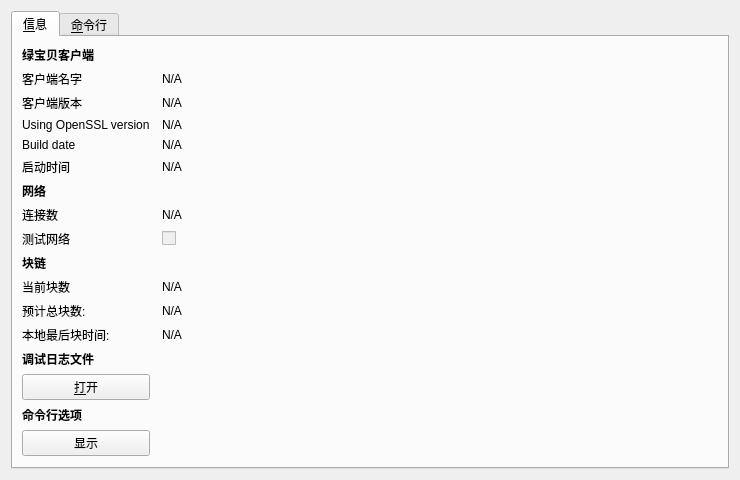
<?xml version="1.0" encoding="UTF-8"?>
<ui version="4.0">
 <class>RPCConsole</class>
 <widget class="QDialog" name="RPCConsole">
  <property name="geometry">
   <rect>
    <x>0</x>
    <y>0</y>
    <width>740</width>
    <height>450</height>
   </rect>
  </property>
  <property name="windowTitle">
   <string>Greenpay - Debug window</string>
  </property>
  <layout class="QVBoxLayout" name="verticalLayout_2">
   <item>
    <widget class="QTabWidget" name="tabWidget">
     <property name="currentIndex">
      <number>0</number>
     </property>
     <widget class="QWidget" name="tab_info">
      <attribute name="title">
       <string>&amp;信息</string>
      </attribute>
      <layout class="QGridLayout" name="gridLayout" columnstretch="0,1">
       <property name="horizontalSpacing">
        <number>12</number>
       </property>
       <item row="0" column="0">
        <widget class="QLabel" name="label_9">
         <property name="font">
          <font>
           <weight>75</weight>
           <bold>true</bold>
          </font>
         </property>
         <property name="text">
          <string>绿宝贝客户端</string>
         </property>
        </widget>
       </item>
       <item row="1" column="0">
        <widget class="QLabel" name="label_5">
         <property name="text">
          <string>客户端名字</string>
         </property>
        </widget>
       </item>
       <item row="1" column="1">
        <widget class="QLabel" name="clientName">
         <property name="cursor">
          <cursorShape>IBeamCursor</cursorShape>
         </property>
         <property name="text">
          <string>N/A</string>
         </property>
         <property name="textFormat">
          <enum>Qt::PlainText</enum>
         </property>
         <property name="textInteractionFlags">
          <set>Qt::LinksAccessibleByMouse|Qt::TextSelectableByKeyboard|Qt::TextSelectableByMouse</set>
         </property>
        </widget>
       </item>
       <item row="2" column="0">
        <widget class="QLabel" name="label_6">
         <property name="text">
          <string>客户端版本</string>
         </property>
        </widget>
       </item>
       <item row="2" column="1">
        <widget class="QLabel" name="clientVersion">
         <property name="cursor">
          <cursorShape>IBeamCursor</cursorShape>
         </property>
         <property name="text">
          <string>N/A</string>
         </property>
         <property name="textFormat">
          <enum>Qt::PlainText</enum>
         </property>
         <property name="textInteractionFlags">
          <set>Qt::LinksAccessibleByMouse|Qt::TextSelectableByKeyboard|Qt::TextSelectableByMouse</set>
         </property>
        </widget>
       </item>
       <item row="3" column="0">
        <widget class="QLabel" name="label_14">
         <property name="text">
          <string>Using OpenSSL version</string>
         </property>
         <property name="indent">
          <number>-1</number>
         </property>
        </widget>
       </item>
       <item row="3" column="1">
        <widget class="QLabel" name="openSSLVersion">
         <property name="cursor">
          <cursorShape>IBeamCursor</cursorShape>
         </property>
         <property name="text">
          <string>N/A</string>
         </property>
         <property name="textFormat">
          <enum>Qt::PlainText</enum>
         </property>
         <property name="textInteractionFlags">
          <set>Qt::LinksAccessibleByMouse|Qt::TextSelectableByKeyboard|Qt::TextSelectableByMouse</set>
         </property>
        </widget>
       </item>
       <item row="4" column="0">
        <widget class="QLabel" name="label_12">
         <property name="text">
          <string>Build date</string>
         </property>
        </widget>
       </item>
       <item row="4" column="1">
        <widget class="QLabel" name="buildDate">
         <property name="cursor">
          <cursorShape>IBeamCursor</cursorShape>
         </property>
         <property name="text">
          <string>N/A</string>
         </property>
         <property name="textFormat">
          <enum>Qt::PlainText</enum>
         </property>
         <property name="textInteractionFlags">
          <set>Qt::LinksAccessibleByMouse|Qt::TextSelectableByKeyboard|Qt::TextSelectableByMouse</set>
         </property>
        </widget>
       </item>
       <item row="5" column="0">
        <widget class="QLabel" name="label_13">
         <property name="text">
          <string>启动时间</string>
         </property>
        </widget>
       </item>
       <item row="5" column="1">
        <widget class="QLabel" name="startupTime">
         <property name="cursor">
          <cursorShape>IBeamCursor</cursorShape>
         </property>
         <property name="text">
          <string>N/A</string>
         </property>
         <property name="textFormat">
          <enum>Qt::PlainText</enum>
         </property>
         <property name="textInteractionFlags">
          <set>Qt::LinksAccessibleByMouse|Qt::TextSelectableByKeyboard|Qt::TextSelectableByMouse</set>
         </property>
        </widget>
       </item>
       <item row="6" column="0">
        <widget class="QLabel" name="label_11">
         <property name="font">
          <font>
           <weight>75</weight>
           <bold>true</bold>
          </font>
         </property>
         <property name="text">
          <string>网络</string>
         </property>
        </widget>
       </item>
       <item row="7" column="0">
        <widget class="QLabel" name="label_7">
         <property name="text">
          <string>连接数</string>
         </property>
        </widget>
       </item>
       <item row="7" column="1">
        <widget class="QLabel" name="numberOfConnections">
         <property name="cursor">
          <cursorShape>IBeamCursor</cursorShape>
         </property>
         <property name="text">
          <string>N/A</string>
         </property>
         <property name="textFormat">
          <enum>Qt::PlainText</enum>
         </property>
         <property name="textInteractionFlags">
          <set>Qt::LinksAccessibleByMouse|Qt::TextSelectableByKeyboard|Qt::TextSelectableByMouse</set>
         </property>
        </widget>
       </item>
       <item row="8" column="0">
        <widget class="QLabel" name="label_8">
         <property name="text">
          <string>测试网络</string>
         </property>
        </widget>
       </item>
       <item row="8" column="1">
        <widget class="QCheckBox" name="isTestNet">
         <property name="enabled">
          <bool>false</bool>
         </property>
         <property name="text">
          <string/>
         </property>
        </widget>
       </item>
       <item row="9" column="0">
        <widget class="QLabel" name="label_10">
         <property name="font">
          <font>
           <weight>75</weight>
           <bold>true</bold>
          </font>
         </property>
         <property name="text">
          <string>块链</string>
         </property>
        </widget>
       </item>
       <item row="10" column="0">
        <widget class="QLabel" name="label_3">
         <property name="text">
          <string>当前块数</string>
         </property>
        </widget>
       </item>
       <item row="10" column="1">
        <widget class="QLabel" name="numberOfBlocks">
         <property name="cursor">
          <cursorShape>IBeamCursor</cursorShape>
         </property>
         <property name="text">
          <string>N/A</string>
         </property>
         <property name="textFormat">
          <enum>Qt::PlainText</enum>
         </property>
         <property name="textInteractionFlags">
          <set>Qt::LinksAccessibleByMouse|Qt::TextSelectableByKeyboard|Qt::TextSelectableByMouse</set>
         </property>
        </widget>
       </item>
       <item row="11" column="0">
        <widget class="QLabel" name="label_4">
         <property name="text">
          <string>预计总块数:</string>
         </property>
        </widget>
       </item>
       <item row="11" column="1">
        <widget class="QLabel" name="totalBlocks">
         <property name="cursor">
          <cursorShape>IBeamCursor</cursorShape>
         </property>
         <property name="text">
          <string>N/A</string>
         </property>
         <property name="textFormat">
          <enum>Qt::PlainText</enum>
         </property>
         <property name="textInteractionFlags">
          <set>Qt::LinksAccessibleByMouse|Qt::TextSelectableByKeyboard|Qt::TextSelectableByMouse</set>
         </property>
        </widget>
       </item>
       <item row="12" column="0">
        <widget class="QLabel" name="label_2">
         <property name="text">
          <string>本地最后块时间:</string>
         </property>
        </widget>
       </item>
       <item row="12" column="1">
        <widget class="QLabel" name="lastBlockTime">
         <property name="cursor">
          <cursorShape>IBeamCursor</cursorShape>
         </property>
         <property name="text">
          <string>N/A</string>
         </property>
         <property name="textFormat">
          <enum>Qt::PlainText</enum>
         </property>
         <property name="textInteractionFlags">
          <set>Qt::LinksAccessibleByMouse|Qt::TextSelectableByKeyboard|Qt::TextSelectableByMouse</set>
         </property>
        </widget>
       </item>
       <item row="13" column="0">
        <spacer name="verticalSpacer_2">
         <property name="orientation">
          <enum>Qt::Vertical</enum>
         </property>
         <property name="sizeHint" stdset="0">
          <size>
           <width>20</width>
           <height>20</height>
          </size>
         </property>
        </spacer>
       </item>
       <item row="14" column="0">
        <widget class="QLabel" name="labelDebugLogfile">
         <property name="font">
          <font>
           <weight>75</weight>
           <bold>true</bold>
          </font>
         </property>
         <property name="text">
          <string>调试日志文件</string>
         </property>
        </widget>
       </item>
       <item row="15" column="0">
        <widget class="QPushButton" name="openDebugLogfileButton">
         <property name="toolTip">
          <string>Open the Greenpay debug log file from the current data directory. This can take a few seconds for large log files.</string>
         </property>
         <property name="text">
          <string>&amp;打开</string>
         </property>
         <property name="autoDefault">
          <bool>false</bool>
         </property>
        </widget>
       </item>
       <item row="16" column="0">
        <widget class="QLabel" name="labelCLOptions">
         <property name="font">
          <font>
           <weight>75</weight>
           <bold>true</bold>
          </font>
         </property>
         <property name="text">
          <string>命令行选项</string>
         </property>
        </widget>
       </item>
       <item row="17" column="0">
        <widget class="QPushButton" name="showCLOptionsButton">
         <property name="toolTip">
          <string>Show the Greenpay-Qt help message to get a list with possible Greenpay command-line options.</string>
         </property>
         <property name="text">
          <string>显示</string>
         </property>
         <property name="autoDefault">
          <bool>false</bool>
         </property>
        </widget>
       </item>
       <item row="18" column="0">
        <spacer name="verticalSpacer">
         <property name="orientation">
          <enum>Qt::Vertical</enum>
         </property>
         <property name="sizeHint" stdset="0">
          <size>
           <width>20</width>
           <height>40</height>
          </size>
         </property>
        </spacer>
       </item>
      </layout>
     </widget>
     <widget class="QWidget" name="tab_console">
      <attribute name="title">
       <string>&amp;命令行</string>
      </attribute>
      <layout class="QVBoxLayout" name="verticalLayout_3">
       <property name="spacing">
        <number>3</number>
       </property>
       <item>
        <widget class="QTextEdit" name="messagesWidget">
         <property name="minimumSize">
          <size>
           <width>0</width>
           <height>100</height>
          </size>
         </property>
         <property name="readOnly">
          <bool>true</bool>
         </property>
         <property name="tabKeyNavigation" stdset="0">
          <bool>false</bool>
         </property>
         <property name="columnCount" stdset="0">
          <number>2</number>
         </property>
        </widget>
       </item>
       <item>
        <layout class="QHBoxLayout" name="horizontalLayout">
         <property name="spacing">
          <number>3</number>
         </property>
         <item>
          <widget class="QLabel" name="label">
           <property name="text">
            <string notr="true">&gt;</string>
           </property>
          </widget>
         </item>
         <item>
          <widget class="QLineEdit" name="lineEdit"/>
         </item>
         <item>
          <widget class="QPushButton" name="clearButton">
           <property name="maximumSize">
            <size>
             <width>24</width>
             <height>24</height>
            </size>
           </property>
           <property name="toolTip">
            <string>Clear console</string>
           </property>
           <property name="text">
            <string/>
           </property>
           <property name="icon">
            <iconset resource="../bitcoin.qrc">
             <normaloff>:/icons/remove</normaloff>:/icons/remove</iconset>
           </property>
           <property name="shortcut">
            <string notr="true">Ctrl+L</string>
           </property>
           <property name="autoDefault">
            <bool>false</bool>
           </property>
          </widget>
         </item>
        </layout>
       </item>
      </layout>
     </widget>
    </widget>
   </item>
  </layout>
 </widget>
 <resources>
  <include location="../bitcoin.qrc"/>
 </resources>
 <connections/>
</ui>
